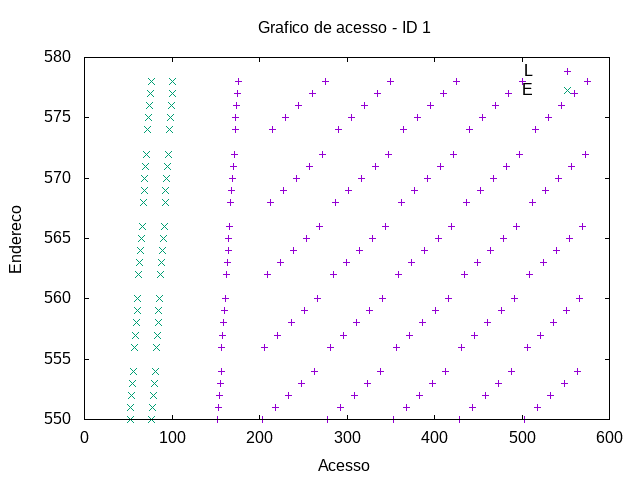

This chart was generated by the following gnuplot code:
set term png
set output "../out/mem/mult/-acesso-1.png"
set title "Grafico de acesso - ID 1"
set xlabel "Acesso"
set ylabel "Endereco"
plot "../out/mem/mult/-acesso-0-1.gpdat" u 2:4 w points t "L", "../out/mem/mult/-acesso-1-1.gpdat" u 2:4 w points t "E"
